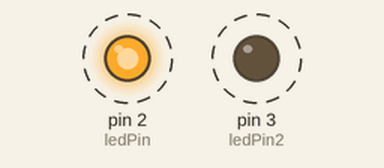
Recording of a sketch running on a simulated Arduino Uno, built with avr-gcc and run on an emulated ATmega328P. Shown: output pins drawn as LEDs (lit = HIGH). Dashed ring = blinking. What the sketch prints to the serial monitor is not drawn.

Above: at 0.2 s.
Timing chart, 0 to 4.6 s (numbered marks = the images above):
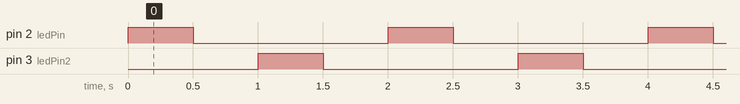

The sketch:

led3pin_2_cores_test.ino
```cpp
int ledPin = 2;   // testar cor 1 no D2
int ledPin2 = 3; // descomenta se quiseres testar a outra cor

void setup() {
  pinMode(ledPin, OUTPUT);
  pinMode(ledPin2, OUTPUT);

  Serial.begin(115200);
}

void loop() {

  // Acende
  digitalWrite(ledPin, HIGH);
  Serial.println("LED ON");
  delay(500);

  // Apaga
  digitalWrite(ledPin, LOW);
  Serial.println("LED OFF");
  delay(500);


  // Se quiseres testar a outra cor:
  digitalWrite(ledPin2, HIGH);
  delay(500);
  digitalWrite(ledPin2, LOW);
  delay(500);

}
```

Measured:
- by itself, pin 2 (ledPin), pin 3 (ledPin2): alternates HIGH for 0.50 s and LOW for 1.5 s
- by itself, everything shown: repeats every 2.0 s, in 4 steps
